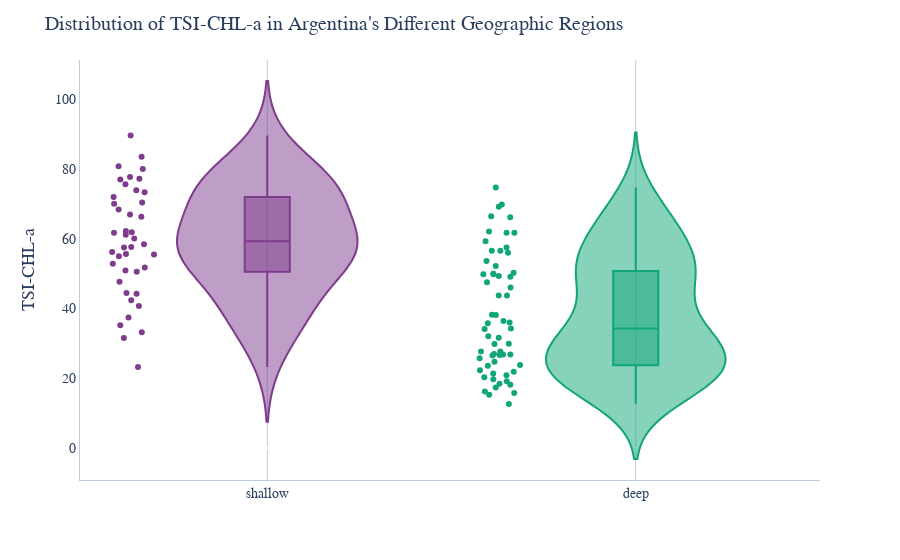

The cell this chart's notebook holds for it:
### Code cell
fig1 = px.violin(data_frame=data, x='DEPTH', y='TSIc-CHL-a', color='DEPTH', color_discrete_sequence=px.colors.qualitative.Bold ,box=True, points='all', hover_name=data.index, labels={
                     'LAT': 'Latitude [°]',
                     'SDT': 'Secchi Disk Transparency [m]',
                     'ZMEAN': 'Mean Depth [m]',
                     'ALT': 'Altitude'
                 })
fig_title = 'Distribution of TSI-CHL-a in Argentina\'s Different Geographic Regions'
yaxis_title='TSI-CHL-a'

apply_custom_layout(fig1, fig_title, None, yaxis_title, font='Lora', show_xspikes=False, show_legend=False)
fig1.show()

### Figure 1 — Plotly figure (JSON) as saved in the notebook; plotly's stock layout.template omitted (floating-point values rounded to 4 significant figures)
{"data": [{"alignmentgroup": "True", "box": {"visible": true}, "hovertemplate": "<b>%{hovertext}</b><br><br>DEPTH=%{x}<br>TSIc-CHL-a=%{y}<extra></extra>", "hovertext": ["Rodeo", "Comedero", "Anzulón", "Portezuelo", "Saladillo", "El Nihuil", "Melincué", "El Carpincho", "De Gómez", "Navarro", "Las mulitas", "De Lobos", "Indio Muerto", "De Monte", "La Chilca", "Chascomús", "La Limpia", "La Tablilla", "Blanca Grande", "Alsina", "Cochicó", "Salada Grande", "Los Horcones", "Dulce", "Del Venado", "Epecuén", "La Brava", "De los Padres", "De Pigüé", "De Saavedra", "La Dulce", "Urre Lauquen", "Sauce Grande", "Esquel", "Brechman", "Terraplén", "Quichaura", "Cronometro", "Los Niños", "Pico 3", "Blanco", "Colhue Huapi"], "legendgroup": "shallow", "marker": {"color": "rgb(127, 60, 141)"}, "name": "shallow", "offsetgroup": "shallow", "orientation": "v", "points": "all", "scalegroup": "True", "showlegend": true, "type": "violin", "x": ["shallow", "shallow", "shallow", "shallow", "shallow", "shallow", "shallow", "shallow", "shallow", "shallow", "shallow", "shallow", "shallow", "shallow", "shallow", "shallow", "shallow", "shallow", "shallow", "shallow", "shallow", "shallow", "shallow", "shallow", "shallow", "shallow", "shallow", "shallow", "shallow", "shallow", "shallow", "shallow", "shallow", "shallow", "shallow", "shallow", "shallow", "shallow", "shallow", "shallow", "shallow", "shallow"], "x0": " ", "xaxis": "x", "y": [57.42, 61.14, 44.2, 62.22, 83.43, 33.17, 47.67, 73.88, 89.51, 76.95, 61.82, 80.76, 55.46, 66.93, 56.13, 70.31, 51.71, 37.4, 71.91, 77.63, 75.6, 35.21, 57.61, 77.16, 79.97, 69.98, 50.88, 42.31, 68.31, 61.69, 55.61, 50.5, 66.26, 44.44, 54.98, 60.04, 31.53, 52.79, 23.19, 40.7, 73.31, 58.39], "y0": " ", "yaxis": "y"}, {"alignmentgroup": "True", "box": {"visible": true}, "hovertemplate": "<b>%{hovertext}</b><br><br>DEPTH=%{x}<br>TSIc-CHL-a=%{y}<extra></extra>", "hovertext": ["La Ciénaga", "Las Maderas", "Campo Alegre", "Cabra Corral", "El Cadillal", "Río Hondo", "Sumampa", "las Pirquitas", "Los Sauces", "Cruz del Eje", "Mar Chiquita", "San Roque", "Ullum", "La Viña", "Los Molinos", "Río Tercero", "San Felipe", "La Florida", "El Carrizal", "El Diamante", "Agua del Toro", "Los Reyunos", "Valle Grande", "Del Monte", "Agrio", "Pellegrini", "Marri Menuco", "Los Barreales", "Blanca ", "Aluminé", "Ramos Mexía", "Norquinco", "Quillén", "Huechulafquen", "Lacar", "Nahuel Huapi", "Gutierrez", "Ne Luan", "Mascardi", "Guillermo", "Steffen", "Las Chultas", "Epuyen", "Puelo", "Cholila", "Lezama", "Los Mosquitos", "Rivadavia", "Verde", "Wilimanco", "Zeta", "Largo", "Amutui Quimen", "Futalaufquen", "Rosario", "Pico 4", "Pico 1", "La Plata", "Fontana", "Muster", "Ameghino"], "legendgroup": "deep", "marker": {"color": "rgb(17, 165, 121)"}, "name": "deep", "offsetgroup": "deep", "orientation": "v", "points": "all", "scalegroup": "True", "showlegend": true, "type": "violin", "x": ["deep", "deep", "deep", "deep", "deep", "deep", "deep", "deep", "deep", "deep", "deep", "deep", "deep", "deep", "deep", "deep", "deep", "deep", "deep", "deep", "deep", "deep", "deep", "deep", "deep", "deep", "deep", "deep", "deep", "deep", "deep", "deep", "deep", "deep", "deep", "deep", "deep", "deep", "deep", "deep", "deep", "deep", "deep", "deep", "deep", "deep", "deep", "deep", "deep", "deep", "deep", "deep", "deep", "deep", "deep", "deep", "deep", "deep", "deep", "deep", "deep"], "x0": " ", "xaxis": "x", "y": [50.23, 55.99, 61.65, 49.83, 43.7, 53.57, 62.02, 57.42, 66.13, 47.5, 66.41, 52.15, 29.89, 49.26, 56.56, 59.22, 69.13, 43.7, 45.99, 26.67, 31.62, 34.25, 32.06, 74.63, 25.75, 56.56, 26.52, 35.98, 34.11, 19.11, 38.15, 22.32, 18.46, 27.65, 20.85, 21.85, 21.36, 61.69, 15.75, 24.74, 15.29, 26.96, 12.62, 16.18, 19.72, 27.65, 69.75, 20.3, 26.82, 49.97, 49.11, 23.6, 26.82, 23.8, 35.75, 36.42, 29.78, 17.39, 18.11, 49.83, 38.2], "y0": " ", "yaxis": "y"}], "layout": {"autosize": true, "font": {"family": "Lora"}, "hoverdistance": 1, "hovermode": "x", "legend": {"font": {"size": 16}, "orientation": "h", "title": {"text": "Legend"}, "tracegroupgap": 0, "x": 1, "xanchor": "right", "y": 1.02, "yanchor": "bottom"}, "margin": {"t": 60}, "plot_bgcolor": "#FFFFFF", "showlegend": false, "spikedistance": 1000, "title": {"font": {"size": 20}, "text": "Distribution of TSI-CHL-a in Argentina's Different Geographic Regions"}, "violinmode": "overlay", "xaxis": {"anchor": "y", "categoryarray": ["shallow", "deep"], "categoryorder": "array", "domain": [0, 1], "gridcolor": "#BCCCDC", "linecolor": "#BCCCDC", "minor": {"dtick": "M3", "showgrid": true, "ticks": "inside"}, "showgrid": true, "showspikes": false, "spikecolor": "#999999", "spikedash": "dot", "spikemode": "across", "spikethickness": 2, "tickfont": {"size": 14}, "title": {"font": {"size": 18}}}, "yaxis": {"anchor": "x", "domain": [0, 1], "gridcolor": "#BCCCDC", "linecolor": "#BCCCDC", "showgrid": false, "tickfont": {"size": 14}, "title": {"font": {"size": 18}, "text": "TSI-CHL-a"}}}}
